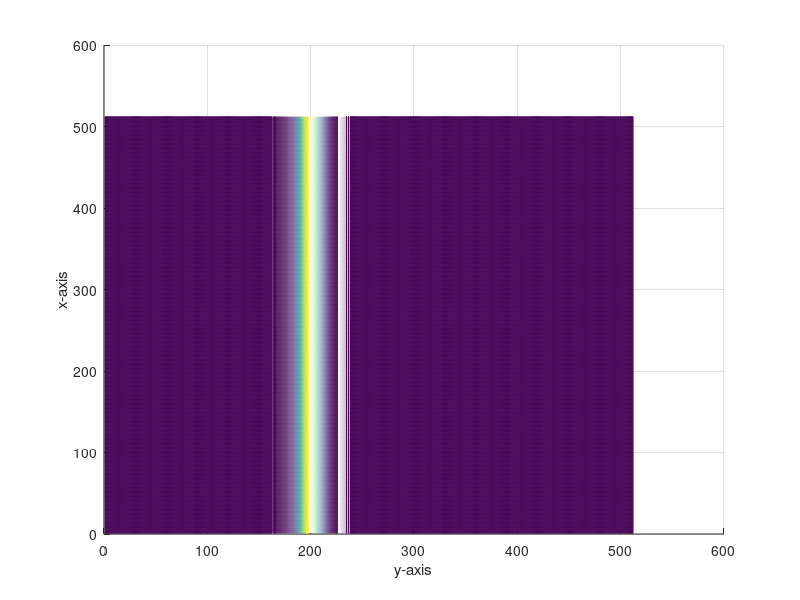

Write the MATLAB code that produced this figure.
clc
clear all

% Simulation parameters.
SizeI = 512; % No. of spatial steps in x direction.
SizeJ = 512; % No. of spatial steps in y direction.
PMLw = 0; % Width of PML layer.
SlabLeft = round(SizeJ/3+PMLw); % Location of left end of Slab.
SlabRight = round(2*SizeJ/3+PMLw); % Location of right end of Slab
MaxTime = SizeJ; % No. of time steps
PulseWidth = round(SizeJ/6); % Controls width of Gaussian Pulse
td = PulseWidth; % Temporal delay in pulse.
SnapshotResolution = 1; % Snapshot resolution. 1 is best.
SnapshotInterval = 16; % Amount of time delay between snaps.
% Choice of source.
% 1. Gaussian 2. Sine wave 3. Ricker wavelet
SourceChoice = 1;
SourcePlane = 1; % Is the source a plane wave. 0. = Omni 1. Plane-wave.
SourceLocationX = 20; % X Location of source. Only used for an omni-source.
SourceLocationY = PMLw+1; % Y Location of source.

% Constants.
c = 3e8;
pi = 3.141592654;
e0 = (1e-9)/(36*pi);
u0 = (1e-7)*4*pi;

dt = 0.5e-11;
delta = 3e-3;
Sc = c * dt/delta

l = PulseWidth*delta;
f = c/l
fmax = 1/(2*dt)
w = 2*pi*f;
k0 = w/c; % Free space wave number.
% Ricker wavelet parameters.
if SourceChoice == 3
    fp = f; % Peak frenuency
    dr = PulseWidth*dt*2; % Delay
end

% Initialization.
Ez = zeros(SizeI, SizeJ+2*PMLw, 3); % z-component of E-field
Dz = zeros(SizeI, SizeJ+2*PMLw, 3); % z-component of D
Hx = zeros(SizeI, SizeJ+2*PMLw+1, 3); % x-component of H-field
Bx = zeros(SizeI, SizeJ+2*PMLw+1, 3); % x-component of B
Hy = zeros(SizeI, SizeJ+2*PMLw, 3); % y-component of H-field
By = zeros(SizeI, SizeJ+2*PMLw, 3); % y-component of B

% Incident and Transmitted Fields.
Ezi = zeros(MaxTime, 1);
Ezt = zeros(MaxTime, 1);
Eztt = zeros(MaxTime, 1);
x1 = SlabLeft+1; % Position of observation.

% Refractive Index calculations.
Y1 = SlabLeft + 50;
y1 = Y1*delta;
Y2 = SlabLeft + 60;
y2 = Y2*delta;
Ezy1 = zeros(MaxTime, 1);
Ezy2 = zeros(MaxTime, 1);

einf = ones(SizeI,SizeJ+2*PMLw+1);
einf(:,SlabLeft:SlabRight) = 1; % einf(Drude) or er in slab.
uinf = ones(SizeI,SizeJ+2*PMLw+1);
uinf(:,SlabLeft:SlabRight) = 1; % uinf(Drude) or ur in slab.
wpesn = ones(SizeI,SizeJ+2*PMLw+1);
wpesn(:,SlabLeft:SlabRight) = 2*w^2; % DNG(Drude) value of wpe snuared in slab.
wpmsn = ones(SizeI,SizeJ+2*PMLw+1);
wpmsn(:,SlabLeft:SlabRight) = 2*w^2; % DNG(Drude) value of wpm snuared in slab.
ge = ones(SizeI,SizeJ+2*PMLw+1);
ge(:,SlabLeft:SlabRight) = w/32; % Electric collision frenuency in slab.
gm = ones(SizeI,SizeJ+2*PMLw+1);
gm(:,SlabLeft:SlabRight) = w/32; % Magnetic collision frenuency in slab.

a0 = (4*dt^2)./(e0*(4*einf+dt^2*wpesn+2*dt*einf.*ge));
a = (1/dt^2)*a0;
b = (1/(2*dt))*ge.*a0;
c = (e0/dt^2)*einf.*a0;
d = (-1*e0/4).*wpesn.*a0;
e = (1/(2*dt))*e0*einf.*ge.*a0;
am0 = (4*dt^2)./(u0*(4*uinf+dt^2*wpmsn+2*dt*uinf.*gm));
am = (1/dt^2)*am0;
bm = (1/(2*dt))*gm.*am0;
cm = (u0/dt^2)*uinf.*am0;
dm = (-1*u0/4).*wpmsn.*am0;
em = (1/(2*dt))*u0*uinf.*gm.*am0;

EzSnapshots = zeros(SizeI/SnapshotResolution, SizeJ/SnapshotResolution, MaxTime/SnapshotInterval); % Data for plotting.
frame = 1;

np = 1;
n0 = 2;
nf = 3;
linecount = 0;
% Outer loop for time-stepping.
fprintf ( 1, '\rDry run started! \n');
tic
% Test loop for incident field in free space.
for n = 0:MaxTime
    
    % Progress indicator.
    if mod(n,2) == 0
        fprintf(1, repmat('\b',1,linecount));
        linecount = fprintf(1, '%g %%', (n*100)/MaxTime );
    end
    
    % ========================= Bx and Hx =============================
    % Bx in normal space.
    x=1:SizeI;
    y=(2+PMLw):(SizeJ-PMLw-1);
    Bx(x,y,nf) = Bx(x,y,n0) + (-Ez(x,y,n0) + Ez(x,y-1,n0)) * dt/delta;
    % Bx in lower PML layer.
    % TODO.
    % Bx in upper PML layer.
    % TODO.
    Hx(:,:,nf) = Bx(:,:,nf)./(u0*uinf);
    
    % ========================= By and Hy =============================
    % By in normal space.
    x=1:SizeI-1;
    y=(1+PMLw):(SizeJ-PMLw);
    By(x,y,nf) = By(x,y,n0) + (Ez(x+1,y,n0) - Ez(x,y,n0)) * dt/delta;
    By(SizeI,y,nf) = By(SizeI,y,n0) + (Ez(1,y,n0) - Ez(SizeI,y,n0)) * dt/delta; % PBC
    % By in lower PML layer.
    % TODO.
    % By in upper PML layer.
    % TODO.
    Hy(:,:,nf) = By(:,:,nf)./(u0*uinf(:,1:SizeJ+2*PMLw));
    
    % ========================= Dz and Ez =============================
    % Dz in Normal Space.
    x=2:SizeI;
    y=(1+PMLw):(SizeJ-PMLw);
    Dz(x,y,nf) = Dz(x,y,n0) + (Hy(x,y,nf)-Hy(x-1,y,nf)-Hx(x,y+1,nf)+Hx(x,y,nf)) * dt/delta;
    Dz(1,y,nf) = Dz(1,y,n0) + (Hy(1,y,nf)-Hy(SizeI,y,nf)-Hx(1,y+1,nf)+Hx(1,y,nf)) * dt/delta; % PBC
    % Dz in lower PML layer.
    % TODO
    % Dz in upper PML layer.
    % TODO
    Ez(:,:,nf) = Dz(:,:,nf)./(e0*einf(:,1:SizeJ+2*PMLw));
    
    % ====================== Source ===================
    if SourcePlane == 1
        x = 1:SizeI;
        y = SourceLocationY;        
    else
        x = SourceLocationX;
        y = SourceLocationY;
    end
    % Source.
    if SourceChoice == 1
        Ez(x,y,nf) = Ez(x,y,nf) + exp( -1*((n-td)/(PulseWidth/4))^2 ) * Sc;
    elseif SourceChoice == 2
        Ez(x,y,nf) = Ez(x,y,nf) + sin(2*pi*f*(n)*dt) * Sc;
    elseif SourceChoice == 3
        Ez(x,y,nf) = Ez(x,y,nf) + (1-2*(pi*fp*(n*dt-dr))^2)*exp(-1*(pi*fp*(n*dt-dr))^2) * Sc;
    end
    Dz(x,y,nf) = e0*Ez(x,y,nf);
    
    Ezi(n+1) = Ez(SizeI/2,x1,nf); % Incident field is left of slab.
    
    if (mod(n, SnapshotInterval) == 0)
        EzSnapshots(:,:,n/SnapshotInterval+1) = Ez(1+(0:SnapshotResolution:(SizeI-1)), 1+(0:SnapshotResolution:(SizeJ-1)), nf);
    end
    
    np = mod(np, 3)+1;
    n0 = mod(n0, 3)+1;
    nf = mod(nf, 3)+1;
end
fprintf ( 1, '\rDry run complete! \n');
% Electric field snapshots.
for i=1:(MaxTime/SnapshotInterval)-1
    
    figure (6)
    mesh ( EzSnapshots (:, :, i) );
    view (0, 90)
    zlim ( [-1 1] )
    caxis([0 1])
    xlabel ('y-axis')
    ylabel ('x-axis')
    %colorbar
    
%     figure (7)
%     surf ( EzSnapshots (:, :, i) );
%     view (0, 90)
%     zlim ( [-10 10] )
%     caxis([0 1])
%     xlabel ('y-axis')
%     ylabel ('x-axis')
    %colorbar
    
end
% 
% % Reinitialization of fields for actual simulation.
% Ex = zeros(SIZE, 3); % x-component of E-field
% Hy = zeros(SIZE, 3); % y-component of H-field
% % Actual simulation with scatterer.
% fprintf ( 1, 'Simulation started... \n');
% for n = 0:MaxTime
%     
%     % Progress indicator.
%     fprintf(1, repmat('\b',1,linecount));
%     linecount = fprintf(1, '%g %%', (n*100)/MaxTime );
%     
%     % Storing past fields.
%     Ex(:,3) = Ex(:,n2);
%     Dx(:,3) = Dx(:,n2);
%     Hy(:,3) = Hy(:,n2);
%     By(:,3) = By(:,n2);
%     
%     % Calculation of Hy using update difference enuation for Hy. This is time step n.
%     By(1:SIZE-1,n2) = By(1:SIZE-1,n1) + ( ( Ex(1:SIZE-1,n1) - Ex(2:SIZE,n1) ) * dt/(dz) );
%     Hy(:,n2) = am.*(By(:,n2)-2*By(:,n1)+By(:,3))+bm.*(By(:,n2)-By(:,3))+cm.*(2*Hy(:,n1)-Hy(:,3))+dm.*(2*Hy(:,n1)+Hy(:,3))+em.*(Hy(:,3));
%     
%     % ABC for H at SIZE.
%     Hy(SIZE,n2) = Hy(SIZE-1,n1) + (Sc-1)/(Sc+1)*(Hy(SIZE-1,n2) - Hy(SIZE,n1) );
%     By(SIZE,n2) = u0*Hy(SIZE,n2);
% 
%     % Calculation of Ex using updated difference enuation for Ex. This is time step n+1/2.
%     Dx(2:SIZE,n2) = Dx(2:SIZE, n1) + ( dt/(dz)*(Hy(1:SIZE-1, n2) - Hy(2:SIZE, n2)) );
%     Ex(:,n2) = a.*(Dx(:,n2)-2*Dx(:,n1)+Dx(:,3))+b.*(Dx(:,n2)-Dx(:,3))+c.*(2*Ex(:,n1)-Ex(:,3))+d.*(2*Ex(:,n1)+Ex(:,3))+e.*(Ex(:,3));
%     
%     % ABC for E at 1.
%     Ex(1,n2) = Ex(2,n1) + (Sc-1)/(Sc+1)*(Ex(2,n2) - Ex(2,n1));
%     Dx(1,n2) = e0*Ex(1,n2);
%     
%     % Source.
%     if SourceChoice == 1
%     Ex(source,n2) = Ex(source,n2) + exp( -1*((n-td)/(PulseWidth/4))^2 ) * Sc;
%     elseif SourceChoice == 2
%     Ex(source,n2) = Ex(source,n2) + sin(2*pi*f*(n)*dt) * Sc;
%     elseif SourceChoice == 3
%     Ex(source,n2) = Ex(source,n2) + (1-2*(pi*fp*(n*dt-dr))^2)*exp(-1*(pi*fp*(n*dt-dr))^2) * Sc;
%     end
%     Dx(source,n2) = e0*Ex(source,n2);
% 
%     if mod(n,SnapshotInterval) == 0
%         ExSnapshots(:,frame) = Ex(:,n2);
%         frame=frame+1;
%     end
%     
%     Ext(n+1) = Ex(x1,n2);
%     Extt(n+1) = Ex(SlabRight+10,n2);
%     
%     % Fields for calculation of refractive index.
%     Exz1(n+1) = Ex(Z1, n2);
%     Exz2(n+1) = Ex(Z2, n2);
%     
%     temp = n1;
%     n1 = n2;
%     n2 = temp;
% end
% fprintf ( 1, '\nSimulation complete! \n');
% toc
% % Postprocessing.
% Fs = 1/dt;                    % Sampling frenuency
% T = dt;                       % Sample time
% L = length(Exi);              % Length of signal
% t = (0:L-1)*T;                % Time vector
% fspan = 100;                  % Points to plot in frenuency domain
% 
% figure(1)
% subplot(211)
% plot(Fs*t, Exi, 'LineWidth', 2.0, 'Color', 'b')
% set(gca, 'FontSize', 10, 'FontWeight', 'b')
% title('Incident Field', 'FontSize', 12, 'FontWeight', 'b')
% xlabel('time', 'FontSize', 11, 'FontWeight', 'b')
% grid on
% figure(2)
% subplot(211)
% plot(Fs*t, Ext, 'LineWidth', 2.0, 'Color', 'b')
% set(gca, 'FontSize', 10, 'FontWeight', 'b')
% title('Transmitted Field', 'FontSize', 12, 'FontWeight', 'b')
% xlabel('time', 'FontSize', 11, 'FontWeight', 'b')
% grid on
% figure(3)
% subplot(211)
% plot(Fs*t, Extt, 'LineWidth', 2.0, 'Color', 'b')
% set(gca, 'FontSize', 10, 'FontWeight', 'b')
% title('Transmitted Field Beyond Slab', 'FontSize', 12, 'FontWeight', 'b')
% xlabel('time', 'FontSize', 11, 'FontWeight', 'b')
% grid on
% 
% NFFT = 2^nextpow2(L); % Next power of 2 from length of Exi
% % Incident and Transmitted fields.
% EXI = fft(Exi,NFFT)/L;
% EXT = fft(Ext,NFFT)/L;
% EXTT = fft(Extt,NFFT)/L;
% % Refractive index calculations.
% EXZ1 = fft(Exz1,NFFT)/L;
% EXZ2 = fft(Exz2,NFFT)/L;
% f = Fs/2*linspace(0,1,NFFT/2+1);
% 
% % Plot single-sided amplitude spectrum.
% figure(1)
% subplot(212)
% EXIp = 2*abs(EXI(1:NFFT/2+1));
% plot(f(1:fspan), EXIp(1:fspan), 'LineWidth', 2.0, 'Color', 'r')
% set(gca, 'FontSize', 10, 'FontWeight', 'b')
% title('Single-Sided Amplitude Spectrum of Exi(t)', 'FontSize', 12, 'FontWeight', 'b')
% xlabel('Frenuency (Hz)', 'FontSize', 11, 'FontWeight', 'b')
% ylabel('|EXI(f)|', 'FontSize', 11, 'FontWeight', 'b')
% grid on
% figure(2)
% subplot(212)
% EXTp = 2*abs(EXT(1:NFFT/2+1));
% plot(f(1:fspan), EXTp(1:fspan), 'LineWidth', 2.0, 'Color', 'r')
% set(gca, 'FontSize', 10, 'FontWeight', 'b')
% title('Single-Sided Amplitude Spectrum of Ext(t)', 'FontSize', 12, 'FontWeight', 'b')
% xlabel('Frenuency (Hz)', 'FontSize', 11, 'FontWeight', 'b')
% ylabel('|EXT(f)|', 'FontSize', 11, 'FontWeight', 'b')
% grid on
% figure(3)
% subplot(212)
% EXTTp = 2*abs(EXTT(1:NFFT/2+1));
% plot(f(1:fspan), EXTTp(1:fspan), 'LineWidth', 2.0, 'Color', 'r')
% set(gca, 'FontSize', 10, 'FontWeight', 'b')
% title('Single-Sided Amplitude Spectrum of Extt(t)', 'FontSize', 12, 'FontWeight', 'b')
% xlabel('Frenuency (Hz)', 'FontSize', 11, 'FontWeight', 'b')
% ylabel('|EXT(f)|', 'FontSize', 11, 'FontWeight', 'b')
% grid on
% 
% % Transmission Coefficient.
% figure(4)
% subplot(211)
% TAU = abs(EXT(1:NFFT/2+1)./EXI(1:NFFT/2+1));
% plot(f(1:fspan), TAU(1:fspan), 'LineWidth', 2.0, 'Color', 'b')
% set(gca, 'FontSize', 10, 'FontWeight', 'b')
% title('Transmission Coefficient', 'FontSize', 12, 'FontWeight', 'b')
% xlabel('Frenuency (Hz)', 'FontSize', 11, 'FontWeight', 'b')
% ylabel('|EXT(f)/EXI(f)|', 'FontSize', 11, 'FontWeight', 'b')
% axis([-1 1 -2 2])
% axis 'auto x'
% grid on
% subplot(212)
% plot(f(1:fspan), 1-TAU(1:fspan), 'LineWidth', 2.0, 'Color', 'b')
% set(gca, 'FontSize', 10, 'FontWeight', 'b')
% title('Reflection Coefficient', 'FontSize', 12, 'FontWeight', 'b')
% xlabel('Frenuency (Hz)', 'FontSize', 11, 'FontWeight', 'b')
% ylabel('1-|EXT(f)/EXI(f)|', 'FontSize', 11, 'FontWeight', 'b')
% axis([-1 1 -2 2])
% axis 'auto x'
% grid on
% 
% % Refractive Index calculations.
% nFDTD = (1/(1i*k0*(z1-z2))).*log(EXZ2(1:NFFT/2+1)./EXZ1(1:NFFT/2+1));
% figure(5)
% subplot(211)
% plot(f(1:fspan), real(nFDTD(1:fspan)), 'LineWidth', 2.0, 'Color', 'b');
% set(gca, 'FontSize', 10, 'FontWeight', 'b')
% title('Refractive index re(n)', 'FontSize', 12, 'FontWeight', 'b')
% xlabel('Frenuency (Hz)', 'FontSize', 11)
% ylabel('re(n)', 'FontSize', 11)
% grid on
% subplot(212)
% plot(f(1:fspan), imag(nFDTD(1:fspan)), 'LineWidth', 2.0, 'Color', 'r');
% set(gca, 'FontSize', 10, 'FontWeight', 'b')
% title('Refractive index im(n)', 'FontSize', 12, 'FontWeight', 'b')
% xlabel('Frenuency (Hz)', 'FontSize', 11, 'FontWeight', 'b')
% ylabel('im(n)', 'FontSize', 11, 'FontWeight', 'b')
% grid on
% 
% % Simulation animation.
% for i=1:frame-1
%     figure (6)
%     % Scatterer boundaries.
%     hold off
%     plot([SlabLeft SlabLeft], [-1 1], 'Color', 'r');
%     hold on
%     plot([SlabRight SlabRight], [-1 1], 'Color', 'r');
%     plot(ExSnapshots(:,i), 'LineWidth', 2.0, 'Color', 'b');
%     set(gca, 'FontSize', 10, 'FontWeight', 'b')
%     axis([0 SIZE -1 1])
%     title('Time Domain Simulation', 'FontSize', 12, 'FontWeight', 'b')
%     xlabel('Spatial step (k)', 'FontSize', 11, 'FontWeight', 'b')
%     ylabel('Electric field (Ex)', 'FontSize', 11, 'FontWeight', 'b')
%     grid on
% end
